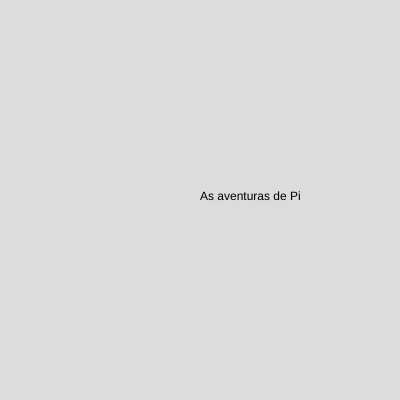
Frame 1 (no input)
Frame 60 (no input): identical to frame 1, image omitted
Frame 120 (the mouse pressed at the canvas centre since frame 60): identical to frame 1, image omitted

The p5.js sketch that drew this single still picture (run headless with seeded random() and noise() and a simulated clock; from frame 60 on, the mouse is pressed at the canvas centre):

// p5.js sketch
// ── sketch.js
//fantasia, aventura, drama

//a viagem de chihiro, LIVRE, fantasia, aventura
// as aventuras de pi, 10, drama, fantasia, aventura
//guardiões da galáxia, 12, fantasia, aventura
//ladrões de bicicleta, 12, drama
//o menino que descobriu o vento, 14, drama


function setup() {
    createCanvas(400, 400);
  }
  
  function draw() {
    background(220);
    let idade = 15;
    let recomendacao = geraRecomendacao(idade);
    text(recomendacao, width/2, height/2);
  }
  
  function geraRecomendacao(idade){
    if (idade>= 10) {
      return "As aventuras de Pi";
    } else {
      return "a viajem de chihiro";
    }
  }
